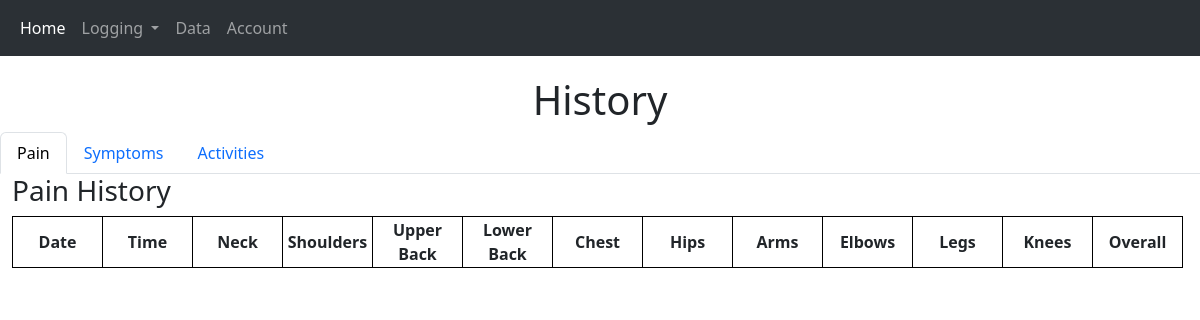
The app's page /history (signed in), older data.
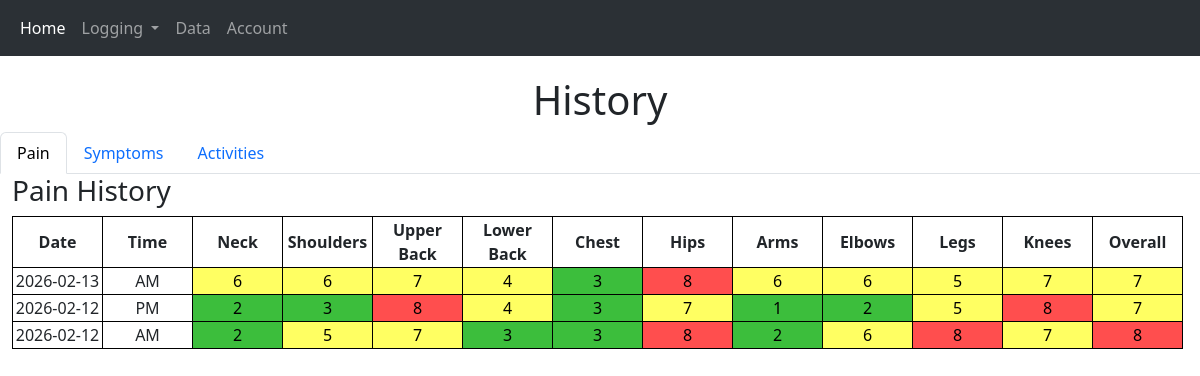
The same page, newer data.
### models.py (models this page shows)
class PainAM(db.Model):
    id: so.Mapped[int] = so.mapped_column(primary_key=True)
    user_id: so.Mapped[int] = so.mapped_column(sa.ForeignKey("user.id"), nullable=False)
    date: so.Mapped[datetime.date] = so.mapped_column(sa.Date, default=datetime.date.today)
    neck: so.Mapped[int] = so.mapped_column(sa.Integer, nullable=False)
    shoulders: so.Mapped[int] = so.mapped_column(sa.Integer, nullable=False)
    upperback: so.Mapped[int] = so.mapped_column(sa.Integer, nullable=False)
    lowerback: so.Mapped[int] = so.mapped_column(sa.Integer, nullable=False)
    chest: so.Mapped[int] = so.mapped_column(sa.Integer, nullable=False)
    hips: so.Mapped[int] = so.mapped_column(sa.Integer, nullable=False)
    arms: so.Mapped[int] = so.mapped_column(sa.Integer, nullable=False)
    elbows: so.Mapped[int] = so.mapped_column(sa.Integer, nullable=False)
    legs: so.Mapped[int] = so.mapped_column(sa.Integer, nullable=False)
    knees: so.Mapped[int] = so.mapped_column(sa.Integer, nullable=False)
    overall: so.Mapped[int] = so.mapped_column(sa.Integer, nullable=False)

class PainPM(db.Model):
    id: so.Mapped[int] = so.mapped_column(primary_key=True)
    user_id: so.Mapped[int] = so.mapped_column(sa.ForeignKey("user.id"), nullable=False)
    date: so.Mapped[datetime.date] = so.mapped_column(sa.Date, default=datetime.date.today)
    neck: so.Mapped[int] = so.mapped_column(sa.Integer, nullable=False)
    shoulders: so.Mapped[int] = so.mapped_column(sa.Integer, nullable=False)
    upperback: so.Mapped[int] = so.mapped_column(sa.Integer, nullable=False)
    lowerback: so.Mapped[int] = so.mapped_column(sa.Integer, nullable=False)
    chest: so.Mapped[int] = so.mapped_column(sa.Integer, nullable=False)
    hips: so.Mapped[int] = so.mapped_column(sa.Integer, nullable=False)
    arms: so.Mapped[int] = so.mapped_column(sa.Integer, nullable=False)
    elbows: so.Mapped[int] = so.mapped_column(sa.Integer, nullable=False)
    legs: so.Mapped[int] = so.mapped_column(sa.Integer, nullable=False)
    knees: so.Mapped[int] = so.mapped_column(sa.Integer, nullable=False)
    overall: so.Mapped[int] = so.mapped_column(sa.Integer, nullable=False)

### routes.py (the view)
@bp.route("/history")
@login_required
def history():
    pain_am_logs = PainAM.query.filter_by(user_id=current_user.id).order_by(PainAM.date.desc()).all()
    pain_pm_logs = PainPM.query.filter_by(user_id=current_user.id).order_by(PainPM.date.desc()).all()
    symptoms_am_logs = SymptomsAM.query.filter_by(user_id=current_user.id).order_by(SymptomsAM.date.desc()).all()
    symptoms_pm_logs = SymptomsPM.query.filter_by(user_id=current_user.id).order_by(SymptomsPM.date.desc()).all()
    activity_logs = Activity.query.filter_by(user_id=current_user.id).order_by(Activity.date.desc()).all()
    combined_pain_logs = []
    for log in pain_am_logs:
        combined_pain_logs.append({
            "date": log.date,
            "time": "AM",
            "neck": log.neck,
            "shoulders": log.shoulders,
            "upperback": log.upperback,
            "lowerback": log.lowerback,
            "chest": log.chest,
            "hips": log.hips,
            "arms": log.arms,
            "elbows": log.elbows,
            "legs": log.legs,
            "knees": log.knees,
            "overall": log.overall
        })
    for log in pain_pm_logs:
        combined_pain_logs.append({
            "date": log.date,
            "time": "PM",
            "neck": log.neck,
            "shoulders": log.shoulders,
            "upperback": log.upperback,
            "lowerback": log.lowerback,
            "chest": log.chest,
            "hips": log.hips,
            "arms": log.arms,
            "elbows": log.elbows,
            "legs": log.legs,
            "knees": log.knees,
            "overall": log.overall
        })
    combined_pain_logs = sorted(combined_pain_logs, key=lambda x: (x["date"], x["time"]), reverse=True)
    combined_symptom_logs = []
    for log in symptoms_am_logs:
        combined_symptom_logs.append({
            "date": log.date,
            "time": "AM",
            "fatigue": log.fatigue,
            "stiffness": log.stiffness,
            "sleepquality": log.sleepquality,
            "fibrofog": log.fibrofog,
            "headache": log.headache,
            "ibs": log.ibs,
            "dizziness": log.dizziness,
            "bodytemp": log.bodytemp,
            "paraesthesia": log.paraesthesia,
            "allodynia": log.allodynia,
            "lightsens": log.lightsens,
            "depression": log.depression,
            "anxiety": log.anxiety
        })
    for log in symptoms_pm_logs:
        combined_symptom_logs.append({
            "date": log.date,
            "time": "PM",
            "fatigue": log.fatigue,
            "stiffness": log.stiffness,
            "sleepquality": log.sleepquality,
            "fibrofog": log.fibrofog,
            "headache": log.headache,
            "ibs": log.ibs,
            "dizziness": log.dizziness,
            "bodytemp": log.bodytemp,
            "paraesthesia": log.paraesthesia,
            "allodynia": log.allodynia,
            "lightsens": log.lightsens,
            "depression": log.depression,
            "anxiety": log.anxiety
        })
    combined_symptom_logs = sorted(combined_symptom_logs, key=lambda x: (x["date"], x["time"]), reverse=True)
    activity_display_logs = []
    for log in activity_logs:
        activity_display_logs.append({
            "date": log.date,
            "shower": log.shower,
            "cooking": log.cooking,
            "laundry": log.laundry,
            "vacuuming": log.vacuuming,
            "cleaning": log.cleaning,
            "groceries": log.groceries,
            "walking": log.walking,
            "driving": log.driving,
            "exercise": log.exercise,
            "studying": log.studying,
            "resting": log.resting,
            "socialising": log.socialising,
            "outing": log.outing
        })
    return render_template(
        "history.html",combined_pain_logs=combined_pain_logs,combined_symptom_logs=combined_symptom_logs,activity_display_logs=activity_display_logs)

### routes.py (called while the page is built)
@login_manager.user_loader
def load_user(user_id: str):
    return User.query.get(int(user_id))

### templates/history.html (shortened to what this page needs)
{% extends "base.html" %}
{% block body %}
<div class="row">
    <h1 class="title">History</h1>
</div>
<div class="row">
    <ul class="nav nav-tabs" id="historyTabs" role="tablist">
        <li class="nav-item" role="presentation">
            <button class="nav-link active" id="pain-tab" data-bs-toggle="tab" data-bs-target="#pain" type="button" role="tab">
            Pain
            </button>
        </li>
        <li class="nav-item" role="presentation">
            <button class="nav-link" id="symptoms-tab" data-bs-toggle="tab" data-bs-target="#symptoms" type="button" role="tab">
            Symptoms
            </button>
        </li>
        <li class="nav-item" role="presentation">
            <button class="nav-link" id="activities-tab" data-bs-toggle="tab" data-bs-target="#activities" type="button" role="tab">
            Activities
            </button>
        </li>
    </ul>
</div>
<div class="tab-content" id="historyTabsContent">
  <div class="tab-pane fade show active" id="pain" role="tabpanel">
    <h3>Pain History</h3>
    <table class="paintable">
        <tr>
            <th>Date</th>
            <th>Time</th>
            <th>Neck</th>
            <th>Shoulders</th>
            <th>Upper Back</th>
            <th>Lower Back</th>
            <th>Chest</th>
            <th>Hips</th>
            <th>Arms</th>
            <th>Elbows</th>
            <th>Legs</th>
            <th>Knees</th>
            <th>Overall</th>
        </tr>
        {% for log in combined_pain_logs %}
        <tr>
            <td>{{ log.date }}</td>
            <td>{{ log.time }}</td>
            <td class="pain-cell level-{{ log.neck }}">{{ log.neck }}</td>
            <td class="pain-cell level-{{ log.shoulders }}">{{ log.shoulders }}</td>
            <td class="pain-cell level-{{ log.upperback }}">{{ log.upperback }}</td>
            <td class="pain-cell level-{{ log.lowerback }}">{{ log.lowerback }}</td>
            <td class="pain-cell level-{{ log.chest }}">{{ log.chest }}</td>
            <td class="pain-cell level-{{ log.hips }}">{{ log.hips }}</td>
            <td class="pain-cell level-{{ log.arms }}">{{ log.arms }}</td>
            <td class="pain-cell level-{{ log.elbows }}">{{ log.elbows }}</td>
            <td class="pain-cell level-{{ log.legs }}">{{ log.legs }}</td>
            <td class="pain-cell level-{{ log.knees }}">{{ log.knees }}</td>
            <td class="pain-cell level-{{ log.overall }}">{{ log.overall }}</td>
        </tr>
        {% endfor %}
    </table>
  </div>
</div>
{% endblock %}

### templates/base.html (shortened to what this page needs)
<!DOCTYPE html>
<html lang="en">
<head>
    <link href="{{ url_for('static', filename='css/bootstrap.min.css') }}" rel="stylesheet">
    <link href="{{ url_for('static', filename='css/style.css') }}" rel="stylesheet">
</head>
<body>
    <nav class="navbar navbar-expand-lg bg-body-tertiary" data-bs-theme="dark">
        <div class="container-fluid">
            <ul class="navbar-nav me-auto mb-2 mb-lg-0">
                <li class="nav-item">
                    <a href="/" class="nav-link active">Home</a>
                </li>
                <li class="nav-item dropdown">
                    <a class="nav-link dropdown-toggle" href="#" role="button" data-bs-toggle="dropdown" aria-expanded="false">
                        Logging
                    </a>
                </li>
                <li class="nav-item">
                    <a href="{{ url_for('routes.register') }}" class="nav-link">Data</a>
                </li>
                <li class="nav-item">
                    <a href="{{ url_for('routes.login') }}" class="nav-link">Account</a>
                </li>
            </ul>
        </div>
    </nav>
    <div class="container-fluid no-padding-container">
        {% block body %} {% endblock %}
    </div>
</body>
</html>

### static/css/style.css (style rules this page uses)
.title, .subtitle, .subheading, .historytitle { text-align: center; padding-top: 20px; }
.paintable th, .paintable td { border: 1px solid black; width: 90px; text-align: center; }
.pain-cell { color: #000; }
.level-0, .level-1, .level-2, .level-3 { background-color: rgb(60, 190, 60); }
.level-4, .level-5, .level-6, .level-7 { background-color: rgb(255, 255, 98); }
.level-8, .level-9, .level-10 { background-color: rgb(255, 78, 78); }
.level-1, .level-2, .level-3 { background-color: rgb(60, 190, 60); }

Row changes from the older to the newer data that the page shows:
added PainAM: date "2026-02-13"
added PainPM: date "2026-02-12"
added PainAM: date "2026-02-12"
Text that changed along with them:
new list line: "AM 6 6 7 4 3 8 6 6 5 7 7"
new list line: "PM 2 3 8 4 3 7 1 2 5 8 7"
new list line: "AM 2 5 7 3 3 8 2 6 8 7 8"
